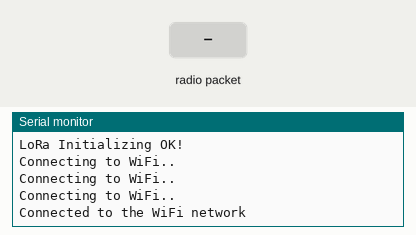
Bench run of a sketch on a simulated ESP32. On the bench: the last lines printed to the serial monitor. Inputs (shaded band) come from the test bench. WiFi joins after 1.5 s; servers stay silent unless stated; uploads are accepted with an empty reply; no radio packets arrive unless stated.

Above: at 3.7 s.
3.8 s: radio packet "usage" arrives
At 5.6 s:
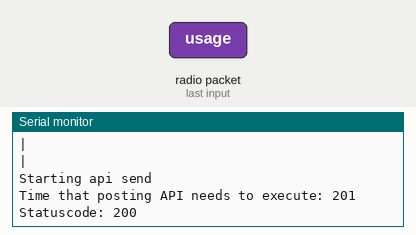
6.3 s: radio packet "reset" arrives
At 7.1 s:
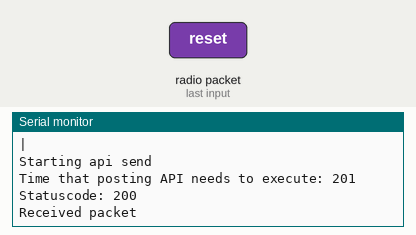
8.8 s: radio packet "1" arrives
At 10.02 s:
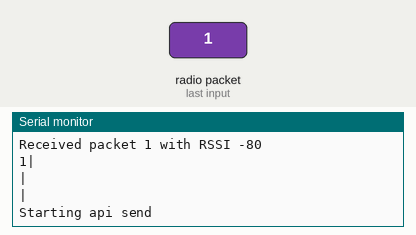

Measured:
- after the input at 3.8 s, the serial monitor: prints a new line at once (image 1)
- after the input at 8.8 s, the serial monitor: prints a new line after 1.0 s (image 3)

The sketch:

Gateway.ino
```cpp
#include <SPI.h>
#include <LoRa.h>
#include <WiFi.h>
#include <HTTPClient.h>
#include <ArduinoJson.h>

//define the pins used by the transceiver module        FOR ESP32 ONLY
#define ss 5
#define rst 14
#define dio0 2

// Insert WiFi name and password
const char* ssid = "";
const char* password = "";

// 2D array that stores LoRa packets from dispensers
// Each 'row' (the one with [1000]) stores the information from each packet
// Each 'column' (the one with [3]) stores the information from each packet
// As each packet has 3 types of information (companyId, dispenserId, typeOfUsage), this allows the system to store data from 1000 packets
// The buffer functions as a queue, with incoming requests starting from the back of the queue
String buffer[1000][3];

// APIcounter stores the position of the current API request
int APIcounter = 0;

// packetCounter stores the position of the spot that will be used for the incoming LoRa packet
int packetCounter = 0;

// APIcounter will 'follow' packetCounter as the packetCounter adds data into the buffer(as data is received from dispensers) and APIcounter removes data from the buffer(as API requests are made successfully)

TaskHandle_t Task1;
TaskHandle_t Task2;

  // Restarts the counter when the counter reaches the end of the queue
void resetBuffer() {
  buffer[APIcounter][0] = buffer[APIcounter][1] = buffer[APIcounter][2] = "";

  if (APIcounter < 999) {
    APIcounter++;
  } else {
    APIcounter = 0;
  }
}

void setup() {
  //initialize Serial Monitor
  Serial.begin(9600);
  while (!Serial);
  Serial.println("LoRa Receiver");

  //setup LoRa transceiver module       FOR ESP32 ONLY
  LoRa.setPins(ss, rst, dio0);

  while (!LoRa.begin(433E6)) {
    Serial.println(".");
    (500);
  }

  // Setting the spreading factor and coding rate of LoRa helps to increase the range (look at <LoRa.h> library docs on github for more details)
  LoRa.setSpreadingFactor(12);
  LoRa.setCodingRate4(8);

  Serial.println("LoRa Initializing OK!");

  WiFi.begin(ssid, password);

  while (WiFi.status() != WL_CONNECTED) {
    delay(500);
    Serial.println("Connecting to WiFi..");
  }

  Serial.println("Connected to the WiFi network");

  //create a task that will be executed in the Task1code() function, with priority 1 and executed on core 0
  xTaskCreatePinnedToCore(
                    Task1code,
                    "Task1",
                    10000,
                    NULL,
                    1,
                    &Task1,
                    0);
  delay(500);

  //create a task that will be executed in the Task2code() function, with priority 1 and executed on core 1
  xTaskCreatePinnedToCore(
                    Task2code,
                    "Task2",
                    10000,
                    NULL,
                    1,
                    &Task2,
                    1);
    delay(500);
}


void Task1code( void * pvParameters ){
  // Details are similar to the Dispenser with WiFi file
  int numOfTimesTried = 0;
  while (true) {
   if (WiFi.status() == WL_CONNECTED) {
      if (buffer[APIcounter][0] != "" && numOfTimesTried < 4) {
        Serial.println("Starting api send");
        const int apiStart = millis();
        HTTPClient client;
        char jsonOutput[128];
        String userId = buffer[APIcounter][0];
        String dispenserId = buffer[APIcounter][1];
        String typeOfUsage = buffer[APIcounter][2];

        if (typeOfUsage == "usage") {
          client.begin("https://us-central1-hand-sanitiser-c33d1.cloudfunctions.net/usage/" + userId + '/' + dispenserId + "/usage");
        } else if (typeOfUsage == "reset") {
          client.begin("https://us-central1-hand-sanitiser-c33d1.cloudfunctions.net/usage/" + userId + '/' + dispenserId + "/reset");
        }

        int httpCode = client.PATCH(jsonOutput);
         Serial.println("Time that posting API needs to execute: " + String(millis() - apiStart));

        if (httpCode == 200) {
          String payload = client.getString();
          Serial.println("\nStatuscode: " + String(httpCode));
          Serial.println(payload);
          client.end();

          resetBuffer();

        } else {
          numOfTimesTried++;
          Serial.println("Error on HTTP request");
          Serial.println("Error Code " + String(httpCode));
        }
      } else if (numOfTimesTried >= 4) {
        numOfTimesTried = 0;
        resetBuffer();
      }
    }

    else {
        Serial.println("Connection lost");
        WiFi.disconnect();
        WiFi.begin(ssid, password);
        delay(3000);
       if (WiFi.status() == WL_CONNECTED) {
        Serial.println("Device reconnected to WiFi");
       }
       }
      delay(100);
    }
  }

void Task2code( void * pvParameters ){
  while (true) {
    // Variables to store the data from incoming LoRa packets
    String LoRaData;
    // Array of 3 strings as the LoRa packet has 3 types of info (companyId, dispenserId, typeOfUsage)
    String currentPacketData[3] = {"", "", ""};

    //try to parse packet
    int packetSize = LoRa.parsePacket();
    if (packetSize) {
      //received a packet
      Serial.print("Received packet ");

      //read packet
      while (LoRa.available()) {
        // add the LoraData to the buffer array
        LoRaData = LoRa.readString();
        Serial.print(LoRaData);
      }

      //print RSSI of packet
      int rssi = LoRa.packetRssi();
      Serial.print(" with RSSI ");
      Serial.println(rssi);

      int arrayCounter = 0;

      for (int i=0; i<LoRaData.length(); i++) {
        // Write the data into the currentPacketData array
        if (LoRaData[i] != ' ') {
          currentPacketData[arrayCounter] += LoRaData[i];

        // Each component in the LoRaData is separated by a space(' '), so this helps to seperate the data into the 3 elements in currentPacketData
        } else {
          arrayCounter++;
        }
      }

      // Prints out the data from the incoming packet
      for (int i=0; i<3; i++) {
        Serial.print(currentPacketData[i]);
        Serial.println("|");
      }

  //    ADD THE DATA TO THE BUFFER
      if (buffer[packetCounter][0] == "") {
        buffer[packetCounter][0] = currentPacketData[0];      // companyId
        buffer[packetCounter][1] = currentPacketData[1];      // dispenserId
        buffer[packetCounter][2] = currentPacketData[2];      // usage/reset
      }

      // Restarts the counter when the counter reaches the end of the queue
      if (packetCounter < 999) {
        packetCounter++;
      } else {
        packetCounter = 0;
      }
    }
  }
}

void loop() {
   vTaskDelete(NULL);
}
```
